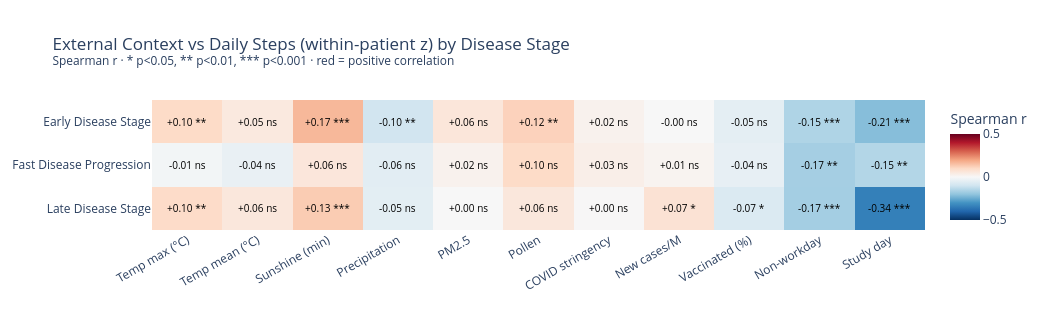
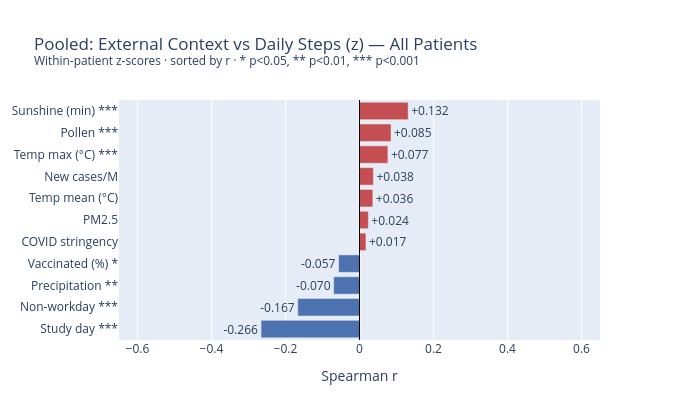

The cell these charts' notebook holds for them, in order:
### Markdown cell above
## Section 6 — External Context vs Daily Steps

Spearman correlation between today's step count (within-patient z-score) and same-day external factors, broken down by disease stage.  
Positive r = more steps on days with higher values of that factor.

### Code cell
from scipy.stats import spearmanr as _spearmanr

# ── Within-patient z-score of daily steps ────────────────────────────────────
def _zscore(x):
    s = x.std()
    return (x - x.mean()) / s if s > 0 else pd.Series(0.0, index=x.index)

daily_model['steps_z'] = daily_model.groupby('id')['daily_steps'].transform(_zscore)

# Reconstruct disease_type string from ordinal (disease_type_ord is in FEATURE_COLS_A)
_disease_inv = {0: 'Early Disease Stage', 1: 'Fast Disease Progression', 2: 'Late Disease Stage'}
daily_model['disease_type_str'] = daily_model['disease_type_ord'].map(_disease_inv)

EXT_PAIRS = [
    ('temp_max',                       'Temp max (°C)'),
    ('temp_mean',                       'Temp mean (°C)'),
    ('sunshine_total',                 'Sunshine (min)'),
    ('precip_total',                   'Precipitation'),
    ('pm25_mean',                      'PM2.5'),
    ('pollen_total',                   'Pollen'),
    ('stringency_index',               'COVID stringency'),
    ('new_cases_smoothed_per_million', 'New cases/M'),
    ('people_vaccinated_per_hundred',  'Vaccinated (%)'),
    ('day_type_binary',                'Non-workday'),
    ('relative_day',                   'Study day'),
]
EXT_LABELS = [l for _, l in EXT_PAIRS]

# ── Per-disease-stage Spearman r ──────────────────────────────────────────────
records = []
for stage in DISEASE_ORDER:
    sub = daily_model[daily_model['disease_type_str'] == stage]
    for col, label in EXT_PAIRS:
        valid = sub[['steps_z', col]].dropna()
        r, p  = _spearmanr(valid['steps_z'], valid[col]) if len(valid) >= 10 else (np.nan, np.nan)
        records.append({'disease_type': stage, 'factor': label, 'r': r, 'p': p, 'n': len(valid)})

corr_ext = pd.DataFrame(records)
corr_ext['sig'] = corr_ext['p'].apply(
    lambda p: '***' if p < 0.001 else '**' if p < 0.01 else '*' if p < 0.05 else 'ns'
)

print(f'{"Disease Stage":<30}  {"Factor":<25}  {"r":>6}  {"p":>8}  {"":>4}  {"n":>5}')
print('-' * 85)
for _, row in corr_ext.iterrows():
    print(f'{str(row["disease_type"]):<30}  {row["factor"]:<25}  '
          f'{row["r"]:>+6.3f}  {row["p"]:>8.4f}  {row["sig"]:>4}  {row["n"]:>5}')

# ── Heatmap: disease stage × external factor ──────────────────────────────────
r_pivot   = corr_ext.pivot(index='disease_type', columns='factor', values='r').loc[DISEASE_ORDER, EXT_LABELS]
sig_pivot = corr_ext.pivot(index='disease_type', columns='factor', values='sig').loc[DISEASE_ORDER, EXT_LABELS]
text_matrix = [
    [f'{r:+.2f} {s}' for r, s in zip(r_row, s_row)]
    for r_row, s_row in zip(r_pivot.values, sig_pivot.values)
]

fig = px.imshow(
    r_pivot.values,
    x=EXT_LABELS, y=DISEASE_ORDER,
    color_continuous_scale='RdBu_r',
    color_continuous_midpoint=0, range_color=[-0.5, 0.5],
    title='External Context vs Daily Steps (within-patient z) by Disease Stage<br>'
          '<sup>Spearman r · * p<0.05, ** p<0.01, *** p<0.001 · red = positive correlation</sup>',
    aspect='auto', height=310, width=1050,
)
for i, row_txt in enumerate(text_matrix):
    for j, txt in enumerate(row_txt):
        fig.add_annotation(x=j, y=i, text=txt, showarrow=False, font=dict(size=10, color='black'))
fig.update_layout(
    coloraxis_colorbar=dict(title='Spearman r'),
    xaxis=dict(tickangle=-30),
)
fig.show()

# ── Pooled bar chart (all patients, sorted by r) ──────────────────────────────
pool_records = []
for col, label in EXT_PAIRS:
    valid = daily_model[['steps_z', col]].dropna()
    r, p  = _spearmanr(valid['steps_z'], valid[col]) if len(valid) >= 10 else (np.nan, np.nan)
    sig   = '***' if p < 0.001 else '**' if p < 0.01 else '*' if p < 0.05 else ''
    pool_records.append({'factor': label, 'r': r, 'p': p, 'sig': sig, 'n': len(valid)})

pool_df = pd.DataFrame(pool_records).sort_values('r', ascending=True)
pool_df['bar_label'] = pool_df.apply(
    lambda row: f'{row["factor"]} {row["sig"]}' if row['sig'] else row['factor'], axis=1
)

fig2 = go.Figure(go.Bar(
    x=pool_df['r'],
    y=pool_df['bar_label'],
    orientation='h',
    marker_color=pool_df['r'].apply(lambda r: '#C44E52' if r > 0 else '#4C72B0'),
    text=pool_df['r'].apply(lambda r: f'{r:+.3f}'),
    textposition='outside',
))
fig2.add_vline(x=0, line=dict(color='black', width=1))
fig2.update_layout(
    title='Pooled: External Context vs Daily Steps (z) — All Patients<br>'
          '<sup>Within-patient z-scores · sorted by r · * p<0.05, ** p<0.01, *** p<0.001</sup>',
    xaxis_title='Spearman r',
    xaxis=dict(range=[-0.65, 0.65]),
    height=420, width=680,
)
fig2.show()

### Figure 1 — Plotly figure (JSON) as saved in the notebook; plotly's stock layout.template omitted (floating-point values rounded to 4 significant figures)
{"data": [{"coloraxis": "coloraxis", "hovertemplate": "x: %{x}<br>y: %{y}<br>color: %{z}<extra></extra>", "name": "0", "type": "heatmap", "x": ["Temp max (°C)", "Temp mean (°C)", "Sunshine (min)", "Precipitation", "PM2.5", "Pollen", "COVID stringency", "New cases/M", "Vaccinated (%)", "Non-workday", "Study day"], "xaxis": "x", "y": ["Early Disease Stage", "Fast Disease Progression", "Late Disease Stage"], "yaxis": "y", "z": [[0.09764, 0.04905, 0.1654, -0.09846, 0.06004, 0.1165, 0.02128, -0.00128, -0.05037, -0.1539, -0.2135], [-0.01235, -0.03656, 0.05905, -0.05589, 0.01981, 0.09715, 0.03202, 0.0146, -0.04198, -0.1704, -0.148], [0.09537, 0.05624, 0.1283, -0.05199, 0.0009764, 0.05583, 0.001937, 0.07343, -0.07443, -0.1718, -0.343]]}], "layout": {"annotations": [{"font": {"color": "black", "size": 10}, "showarrow": false, "text": "+0.10 **", "x": 0, "y": 0}, {"font": {"color": "black", "size": 10}, "showarrow": false, "text": "+0.05 ns", "x": 1, "y": 0}, {"font": {"color": "black", "size": 10}, "showarrow": false, "text": "+0.17 ***", "x": 2, "y": 0}, {"font": {"color": "black", "size": 10}, "showarrow": false, "text": "-0.10 **", "x": 3, "y": 0}, {"font": {"color": "black", "size": 10}, "showarrow": false, "text": "+0.06 ns", "x": 4, "y": 0}, {"font": {"color": "black", "size": 10}, "showarrow": false, "text": "+0.12 **", "x": 5, "y": 0}, {"font": {"color": "black", "size": 10}, "showarrow": false, "text": "+0.02 ns", "x": 6, "y": 0}, {"font": {"color": "black", "size": 10}, "showarrow": false, "text": "-0.00 ns", "x": 7, "y": 0}, {"font": {"color": "black", "size": 10}, "showarrow": false, "text": "-0.05 ns", "x": 8, "y": 0}, {"font": {"color": "black", "size": 10}, "showarrow": false, "text": "-0.15 ***", "x": 9, "y": 0}, {"font": {"color": "black", "size": 10}, "showarrow": false, "text": "-0.21 ***", "x": 10, "y": 0}, {"font": {"color": "black", "size": 10}, "showarrow": false, "text": "-0.01 ns", "x": 0, "y": 1}, {"font": {"color": "black", "size": 10}, "showarrow": false, "text": "-0.04 ns", "x": 1, "y": 1}, {"font": {"color": "black", "size": 10}, "showarrow": false, "text": "+0.06 ns", "x": 2, "y": 1}, {"font": {"color": "black", "size": 10}, "showarrow": false, "text": "-0.06 ns", "x": 3, "y": 1}, {"font": {"color": "black", "size": 10}, "showarrow": false, "text": "+0.02 ns", "x": 4, "y": 1}, {"font": {"color": "black", "size": 10}, "showarrow": false, "text": "+0.10 ns", "x": 5, "y": 1}, {"font": {"color": "black", "size": 10}, "showarrow": false, "text": "+0.03 ns", "x": 6, "y": 1}, {"font": {"color": "black", "size": 10}, "showarrow": false, "text": "+0.01 ns", "x": 7, "y": 1}, {"font": {"color": "black", "size": 10}, "showarrow": false, "text": "-0.04 ns", "x": 8, "y": 1}, {"font": {"color": "black", "size": 10}, "showarrow": false, "text": "-0.17 **", "x": 9, "y": 1}, {"font": {"color": "black", "size": 10}, "showarrow": false, "text": "-0.15 **", "x": 10, "y": 1}, {"font": {"color": "black", "size": 10}, "showarrow": false, "text": "+0.10 **", "x": 0, "y": 2}, {"font": {"color": "black", "size": 10}, "showarrow": false, "text": "+0.06 ns", "x": 1, "y": 2}, {"font": {"color": "black", "size": 10}, "showarrow": false, "text": "+0.13 ***", "x": 2, "y": 2}, {"font": {"color": "black", "size": 10}, "showarrow": false, "text": "-0.05 ns", "x": 3, "y": 2}, {"font": {"color": "black", "size": 10}, "showarrow": false, "text": "+0.00 ns", "x": 4, "y": 2}, {"font": {"color": "black", "size": 10}, "showarrow": false, "text": "+0.06 ns", "x": 5, "y": 2}, {"font": {"color": "black", "size": 10}, "showarrow": false, "text": "+0.00 ns", "x": 6, "y": 2}, {"font": {"color": "black", "size": 10}, "showarrow": false, "text": "+0.07 *", "x": 7, "y": 2}, {"font": {"color": "black", "size": 10}, "showarrow": false, "text": "-0.07 *", "x": 8, "y": 2}, {"font": {"color": "black", "size": 10}, "showarrow": false, "text": "-0.17 ***", "x": 9, "y": 2}, {"font": {"color": "black", "size": 10}, "showarrow": false, "text": "-0.34 ***", "x": 10, "y": 2}], "coloraxis": {"cmax": 0.5, "cmid": 0, "cmin": -0.5, "colorbar": {"title": {"text": "Spearman r"}}, "colorscale": [[0, "rgb(5,48,97)"], [0.1, "rgb(33,102,172)"], [0.2, "rgb(67,147,195)"], [0.3, "rgb(146,197,222)"], [0.4, "rgb(209,229,240)"], [0.5, "rgb(247,247,247)"], [0.6, "rgb(253,219,199)"], [0.7, "rgb(244,165,130)"], [0.8, "rgb(214,96,77)"], [0.9, "rgb(178,24,43)"], [1, "rgb(103,0,31)"]]}, "height": 310, "title": {"text": "External Context vs Daily Steps (within-patient z) by Disease Stage<br><sup>Spearman r · * p<0.05, ** p<0.01, *** p<0.001 · red = positive correlation</sup>"}, "width": 1050, "xaxis": {"anchor": "y", "domain": [0, 1], "tickangle": -30}, "yaxis": {"anchor": "x", "autorange": "reversed", "domain": [0, 1]}}}

### Figure 2 — Plotly figure (JSON) as saved in the notebook; plotly's stock layout.template omitted (floating-point values rounded to 4 significant figures)
{"data": [{"marker": {"color": ["#4C72B0", "#4C72B0", "#4C72B0", "#4C72B0", "#C44E52", "#C44E52", "#C44E52", "#C44E52", "#C44E52", "#C44E52", "#C44E52"]}, "orientation": "h", "text": ["-0.266", "-0.167", "-0.070", "-0.057", "+0.017", "+0.024", "+0.036", "+0.038", "+0.077", "+0.085", "+0.132"], "textposition": "outside", "type": "bar", "x": [-0.2661, -0.1668, -0.06984, -0.05652, 0.01742, 0.02397, 0.03605, 0.0376, 0.07675, 0.08516, 0.1316], "y": ["Study day ***", "Non-workday ***", "Precipitation **", "Vaccinated (%) *", "COVID stringency", "PM2.5", "Temp mean (°C)", "New cases/M", "Temp max (°C) ***", "Pollen ***", "Sunshine (min) ***"]}], "layout": {"height": 420, "shapes": [{"line": {"color": "black", "width": 1}, "type": "line", "x0": 0, "x1": 0, "xref": "x", "y0": 0, "y1": 1, "yref": "y domain"}], "title": {"text": "Pooled: External Context vs Daily Steps (z) — All Patients<br><sup>Within-patient z-scores · sorted by r · * p<0.05, ** p<0.01, *** p<0.001</sup>"}, "width": 680, "xaxis": {"range": [-0.65, 0.65], "title": {"text": "Spearman r"}}}}
